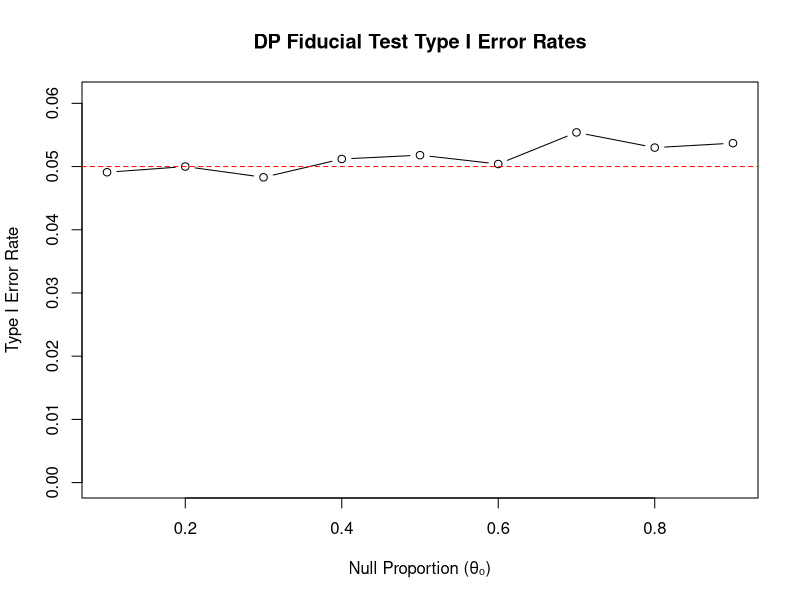

The R source for this figure:
#' Differentially Private Proportion Estimator
#'
#' Computes a private estimate of a proportion using the Laplace mechanism.
#' Implements ε-differential privacy.
#'
#' @param theta True proportion
#' @param u Vector of uniform random variables (length n)
#' @param w Uniform random variable in [-0.5, 0.5] for noise generation
#' @param eps Privacy parameter (ε)
#' @param n Sample size
#'
#' @return Differentially private estimate of the proportion
#' @examples
#' get_pi(theta = 0.5, u = runif(100), w = runif(1, -0.5, 0.5), eps = 1, n = 100)
get_pi <- function(theta, u, w, eps, n) {
  mean(u < theta) - 1/(eps*n)*sign(w)*log(1 - 2*abs(w))
}



#'FIMA
#'
#' Generates fiducial samples for differentially private inference using
#' a fiducial approach with beta distributions.
#'
#' @param pi0 Private proportion estimate
#' @param eps Privacy parameter (ε)
#' @param n Sample size
#' @param H Number of fiducial samples (default = 1)
#' @param delta Sensitivity parameter (default = 1)
#' @param seed Random seed (default = 123)
#'
#' @return Vector of H fiducial samples
#' @examples
#' fima(pi0 = 0.5, eps = 1, n = 100, H = 1000)
fima <- function(pi0, eps, n, H = 1, delta = 1, seed = 123) {
  
  set.seed(seed)
  
  # Generate noise variables
  Wj <- runif(H, -0.5, 0.5)
  
  # Create perturbed proportions
  pi_star <- pi0 + delta/(eps*n)*sign(Wj)*log(1 - 2*abs(Wj))
  
  # Initialize fiducial samples
  theta_ifb <- rep(NA, H)
  
  # Generate beta samples for valid proportions
  index <- pi_star < 1 & pi_star > 0
  theta_ifb[index] <- rbeta(
    sum(index), 
    n*pi_star[index] + 0.5,  # Add 0.5 for Haldane-Anscombe correction
    n*(1 - pi_star[index]) + 0.5
  )
  
  # Handle boundary cases
  theta_ifb[pi_star >= 1] <- 1 - .Machine$double.eps
  theta_ifb[pi_star <= 0] <- .Machine$double.eps
  
  return(theta_ifb)
}



#' Compute Type I Error for DP Fiducial Test
#'
#' Evaluates Type I error rates of the differentially private fiducial test
#' across different null proportions θ₀.
#'
#' @param theta0 Vector of null proportions to evaluate
#' @param n Sample size
#' @param eps Privacy parameter (ε)
#' @param B Number of Monte Carlo replications
#' @param H Number of fiducial samples
#'
#' @return Data frame with:
#'   - theta: Null proportion values
#'   - type1_error: Estimated Type I error rate
#'   - mean_time: Average computation time (ms)
#'   - median_time: Median computation time (ms)
#' @examples
#' compute_type1_error(theta0 = seq(0.1, 0.9, by = 0.1), n = 100, eps = 1, B = 100, H = 1000)
compute_type1_error <- function(theta0, n, eps, B, H) {
  # Initialize results structure
  results <- data.frame(
    theta = numeric(),
    type1_error = numeric(),
    mean_time = numeric(),
    median_time = numeric(),
    stringsAsFactors = FALSE
  )
  
  # Initialize storage matrices
  res_jini <- matrix(NA, B, length(theta0))
  compute_times <- matrix(NA, B, length(theta0))
  
  # Main simulation loop
  for (j in 1:length(theta0)) {
    pb <- txtProgressBar(min = 0, max = B, style = 3)
    
    for (i in 1:B) {
      set.seed(i)
      start_time <- Sys.time()
      
      # Generate private estimate
      pi0 <- get_pi(
        theta = theta0[j], 
        u = runif(n), 
        w = runif(1, -0.5, 0.5),
        eps = eps,
        n = n
      )
      
      # Compute fiducial p-value
      emp_density <- fima(
        pi0 = pi0,
        H = H,
        eps = eps,
        n = n,
        seed = i + 2*H
      )
      res_jini[i,j] <- sum(emp_density > theta0[j])/(H + 1)
      
      # Record computation time (ms)
      end_time <- Sys.time()
      compute_times[i,j] <- as.numeric(end_time - start_time)*1000
      
      setTxtProgressBar(pb, i)
    }
    close(pb)
    
    # Store results for this theta0
    results <- rbind(results, data.frame(
      theta = theta0[j],
      type1_error = mean(res_jini[,j] < 0.05),
      mean_time = mean(compute_times[,j]),
      median_time = median(compute_times[,j])
    ))
    
    print(paste("Completed theta =", theta0[j]))
  }
  
  return(results)
}



# Simulation parameters
H <- 10^3       # Number of fiducial samples
B <- 10^4       # Number of Monte Carlo replications
n <- 100        # Sample size
theta0 <- seq(0.1, 0.9, by = 0.1)  # Null proportions to evaluate
eps <- 1        # Privacy parameter (ε = 1)

# Run simulation
results <- compute_type1_error(theta0, n, eps, B, H)

# View results
print(results)

# Plot Type I error rates
plot(results$theta, results$type1_error, type = "b",
     xlab = "Null Proportion (θ₀)", ylab = "Type I Error Rate",
     main = "DP Fiducial Test Type I Error Rates",
     ylim = c(0, max(results$type1_error)*1.1))
abline(h = 0.05, col = "red", lty = 2)

# Save results
#write.csv(results, "dp_fiducial_type1_error.csv", row.names = FALSE)
